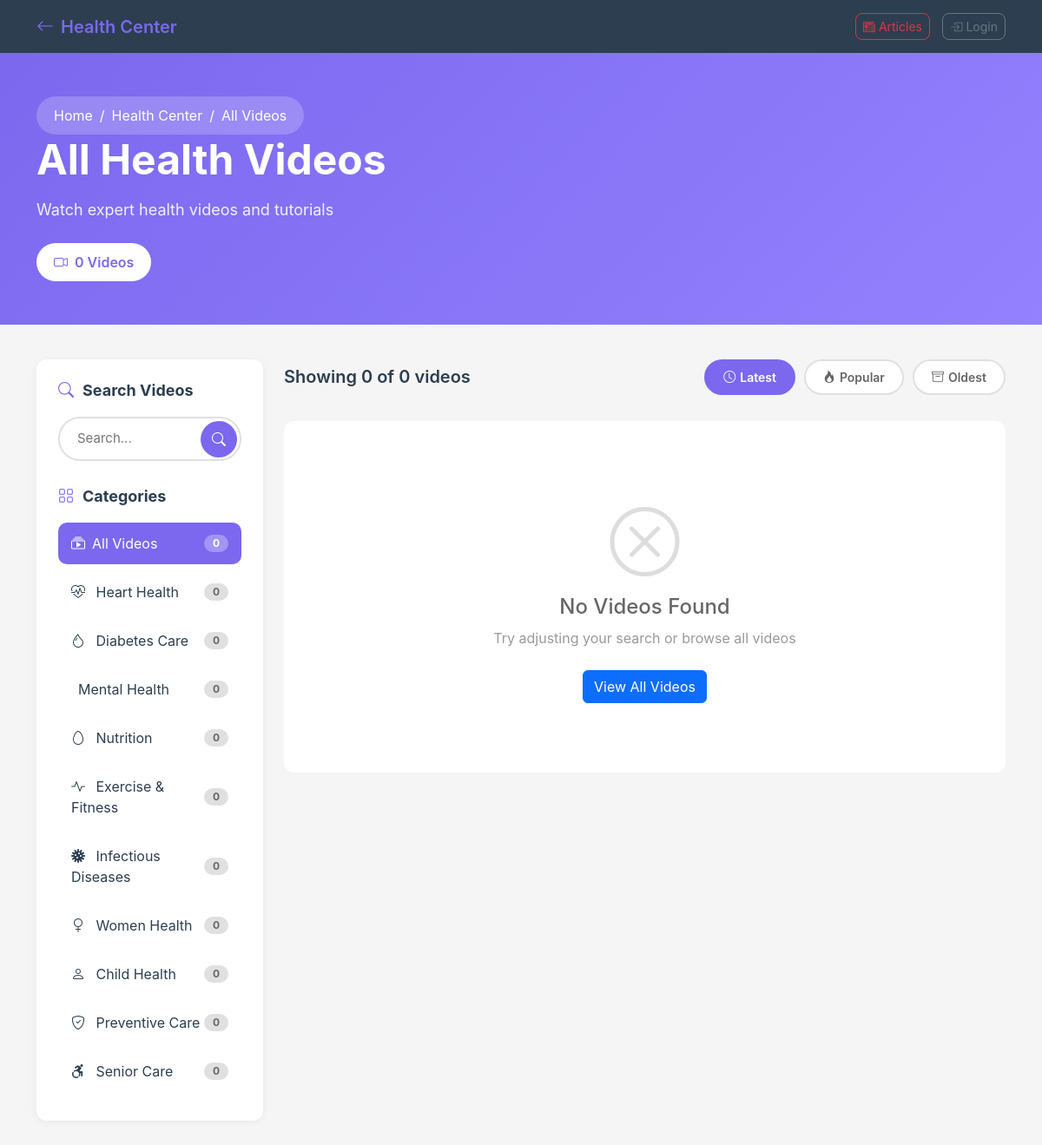
Page /education/videos.php on the committed database.
### tables this page shows
CREATE TABLE `health_categories` (
  `id` INT UNSIGNED PRIMARY KEY AUTO_INCREMENT,
  `name` VARCHAR(100) NOT NULL,
  `slug` VARCHAR(100) UNIQUE NOT NULL,
  `description` TEXT,
  `icon` VARCHAR(50),
  `parent_id` INT UNSIGNED NULL,
  `order_position` INT DEFAULT 0,
  FOREIGN KEY (`parent_id`) REFERENCES `health_categories`(`id`) ON DELETE SET NULL
);

### education/videos.php (the view, shortened to what this page needs)
<?php
require_once '../config.php';
$category_slug = $_GET['category'] ?? null;
$search_query = $_GET['search'] ?? null;
$sort = $_GET['sort'] ?? 'latest';
$page = isset($_GET['page']) ? (int)$_GET['page'] : 1;
$per_page = 12;
$offset = ($page - 1) * $per_page;
$where = ["hv.status = 'active'"];
$params = [];
$types = '';
$where_clause = implode(' AND ', $where);
$order_by = match($sort) {
    'popular' => 'hv.views DESC',
    'oldest' => 'hv.created_at ASC',
    default => 'hv.created_at DESC'
};
$count_sql = "SELECT COUNT(*) as total FROM health_videos hv JOIN health_categories hc ON hv.category_id = hc.id WHERE $where_clause";
$count_stmt = $conn->prepare($count_sql);
$count_stmt->execute();
$total_videos = $count_stmt->get_result()->fetch_assoc()['total'];
$total_pages = ceil($total_videos / $per_page);
$sql = "SELECT hv.*, hc.name as category_name, hc.slug as category_slug
        FROM health_videos hv
        JOIN health_categories hc ON hv.category_id = hc.id
        WHERE $where_clause
        ORDER BY $order_by
        LIMIT ? OFFSET ?";
$stmt = $conn->prepare($sql);
$params[] = $per_page;
$params[] = $offset;
$types .= 'ii';
$stmt->bind_param($types, ...$params);
$stmt->execute();
$videos = $stmt->get_result();
$categories = $conn->query("
    SELECT hc.*, COUNT(hv.id) as video_count
    FROM health_categories hc
    LEFT JOIN health_videos hv ON hc.id = hv.category_id AND hv.status = 'active'
    WHERE hc.parent_id IS NULL
    GROUP BY hc.id
    ORDER BY hc.order_position
");
$current_category = null;
?>
<!DOCTYPE html>
<html lang="en">
<head>
    <link href="https://cdn.jsdelivr.net/npm/bootstrap@5.3.2/dist/css/bootstrap.min.css" rel="stylesheet">
    <link href="https://cdn.jsdelivr.net/npm/bootstrap-icons@1.11.3/font/bootstrap-icons.css" rel="stylesheet">
</head>
<body>
<nav class="top-nav">
    <div class="container">
        <a href="index.php" class="nav-brand">
            <i class="bi bi-arrow-left me-2"></i>Health Center
        </a>
        <div class="nav-buttons">
            <a href="articles.php" class="btn btn-sm btn-outline-danger">
                <i class="bi bi-newspaper me-1"></i>Articles
            </a>
            <a href="../login.php" class="btn btn-sm btn-outline-secondary">
                <i class="bi bi-box-arrow-in-right me-1"></i>Login
            </a>
        </div>
    </div>
</nav>
<div class="hero-header">
    <div class="container">
        <nav aria-label="breadcrumb">
            <ol class="breadcrumb mb-0">
                <li class="breadcrumb-item"><a href="../index.php">Home</a></li>
                <li class="breadcrumb-item"><a href="index.php">Health Center</a></li>
                <li class="breadcrumb-item active"><?= $current_category ? htmlspecialchars($current_category['name']) : 'All Videos' ?></li>
            </ol>
        </nav>
        <h1 class="hero-title">
            <?= $current_category ? htmlspecialchars($current_category['name']) : 'All Health Videos' ?>
        </h1>
        <p class="hero-subtitle">
            <?= $current_category ? htmlspecialchars($current_category['description']) : 'Watch expert health videos and tutorials' ?>
        </p>
        <span class="stat-badge">
            <i class="bi bi-camera-video me-2"></i><?= $total_videos ?> Videos
        </span>
    </div>
</div>
<div class="content-wrapper">
    <div class="container">
        <div class="row">
            <div class="col-lg-3">
                <div class="sidebar">
                    <h5><i class="bi bi-search"></i>Search Videos</h5>
                    <form action="" method="GET" class="search-box">
                        <input type="text" name="search" placeholder="Search..."
                               value="<?= htmlspecialchars($search_query ?? '') ?>">
                        <button type="submit"><i class="bi bi-search"></i></button>
                    </form>
                    <h5><i class="bi bi-grid"></i>Categories</h5>
                    <ul class="category-list">
                        <li class="category-item">
                            <a href="videos.php" class="<?= !$category_slug ? 'active' : '' ?>">
                                <span><i class="bi bi-collection-play me-2"></i>All Videos</span>
                                <span class="badge"><?= $total_videos ?></span>
                            </a>
                        </li>
                        <?php while($cat = $categories->fetch_assoc()): ?>
                        <li class="category-item">
                            <a href="videos.php?category=<?= $cat['slug'] ?>"
                               class="<?= $category_slug === $cat['slug'] ? 'active' : '' ?>">
                                <span>
                                    <i class="bi bi-<?= $cat['icon'] ?: 'play-circle' ?> me-2"></i>
                                    <?= htmlspecialchars($cat['name']) ?>
                                </span>
                                <span class="badge"><?= $cat['video_count'] ?></span>
                            </a>
                        </li>
                        <?php endwhile; ?>
                    </ul>
                </div>
            </div>
            <div class="col-lg-9">
                <div class="content-header">
                    <h5>Showing <?= $total_videos ?> of <?= $total_videos ?> videos</h5>
                    <div class="sort-buttons">
                        <a href="?<?= http_build_query(array_merge($_GET, ['sort' => 'latest'])) ?>"
                           class="sort-btn <?= $sort === 'latest' ? 'active' : '' ?>">
                            <i class="bi bi-clock"></i>Latest
                        </a>
                        <a href="?<?= http_build_query(array_merge($_GET, ['sort' => 'popular'])) ?>"
                           class="sort-btn <?= $sort === 'popular' ? 'active' : '' ?>">
                            <i class="bi bi-fire"></i>Popular
                        </a>
                        <a href="?<?= http_build_query(array_merge($_GET, ['sort' => 'oldest'])) ?>"
                           class="sort-btn <?= $sort === 'oldest' ? 'active' : '' ?>">
                            <i class="bi bi-archive"></i>Oldest
                        </a>
                    </div>
                </div>
                <?php if($videos->num_rows > 0): ?>
                <div class="row">
                    <?php while($video = $videos->fetch_assoc()):
                        $thumbnail = $video['thumbnail_url'] ?: "https://img.youtube.com/vi/{$video['youtube_id']}/maxresdefault.jpg";
                    ?>
                    <div class="col-md-6 col-xl-4">
                        <div class="video-card" data-bs-toggle="modal" data-bs-target="#videoModal<?= $video['id'] ?>">
                            <div class="video-thumbnail">
                                <img src="<?= $thumbnail ?>" alt="<?= htmlspecialchars($video['title']) ?>">
                                <div class="video-play-overlay">
                                    <div class="play-btn-icon">
                                        <i class="bi bi-play-fill"></i>
                                    </div>
                                </div>
                                <?php if($video['duration']): ?>
                                <div class="video-duration"><?= $video['duration'] ?></div>
                                <?php endif; ?>
                            </div>
                            <div class="video-info">
                                <span class="video-category-badge"><?= htmlspecialchars($video['category_name']) ?></span>
                                <h6 class="video-title"><?= htmlspecialchars($video['title']) ?></h6>
                                <div class="video-stats">
                                    <span><i class="bi bi-eye me-1"></i><?= number_format($video['views']) ?></span>
                                    <span><i class="bi bi-youtube me-1"></i>YouTube</span>
                                </div>
                            </div>
                        </div>
                    </div>
                    <div class="modal fade" id="videoModal<?= $video['id'] ?>" tabindex="-1">
                        <div class="modal-dialog modal-xl modal-dialog-centered">
                            <div class="modal-content">
                                <div class="modal-header">
                                    <h5 class="modal-title"><?= htmlspecialchars($video['title']) ?></h5>
                                    <button type="button" class="btn-close" data-bs-dismiss="modal"></button>
                                </div>
                                <div class="modal-body p-0">
                                    <div class="ratio ratio-16x9">
                                        <iframe src="https://www.youtube.com/embed/<?= $video['youtube_id'] ?>?autoplay=1"
                                                allowfullscreen allow="autoplay"></iframe>
                                    </div>
                                </div>
                            </div>
                        </div>
                    </div>
                    <?php endwhile; ?>
                </div>
                <?php if($total_pages > 1): ?>
                <nav>
                    <ul class="pagination">
                        <?php if($page > 1): ?>
                        <li class="page-item">
                            <a class="page-link" href="?<?= http_build_query(array_merge($_GET, ['page' => $page - 1])) ?>">
                                <i class="bi bi-chevron-left"></i>
                            </a>
                        </li>
                        <?php endif; ?>
                        <?php for($i = 1; $i <= $total_pages; $i++): ?>
                        <li class="page-item <?= $i === $page ? 'active' : '' ?>">
                            <a class="page-link" href="?<?= http_build_query(array_merge($_GET, ['page' => $i])) ?>">
                                <?= $i ?>
                            </a>
                        </li>
                        <?php endfor; ?>
                        <?php if($page < $total_pages): ?>
                        <li class="page-item">
                            <a class="page-link" href="?<?= http_build_query(array_merge($_GET, ['page' => $page + 1])) ?>">
                                <i class="bi bi-chevron-right"></i>
                            </a>
                        </li>
                        <?php endif; ?>
                    </ul>
                </nav>
                <?php endif; ?>
                <?php else: ?>
                <div class="empty-state">
                    <i class="bi bi-x-circle"></i>
                    <h4>No Videos Found</h4>
                    <p>Try adjusting your search or browse all videos</p>
                    <a href="videos.php" class="btn btn-primary">View All Videos</a>
                </div>
                <?php endif; ?>
            </div>
        </div>
    </div>
</div>
</body>
</html>

### education/videos.php (style rules this page uses)
* { margin: 0; padding: 0; box-sizing: border-box; }
body { background: #f5f5f5; font-family: -apple-system, BlinkMacSystemFont, 'Segoe UI', Roboto, sans-serif; }
.top-nav { background: #2c3e50; padding: 15px 0; box-shadow: 0 2px 5px rgba(0,0,0,0.1); }
.top-nav .container { display: flex; justify-content: space-between; align-items: center; }
.nav-brand { color: #7b68ee; font-size: 20px; font-weight: 600; text-decoration: none; }
.nav-buttons .btn { margin-left: 10px; border-radius: 8px; }
.btn-outline-danger { border-color: #dc3545; color: #dc3545; }
.btn-outline-secondary { border-color: #6c757d; color: #6c757d; }
.hero-header { background: linear-gradient(135deg, #7b68ee, #9381ff); color: white; padding: 50px 0; }
.breadcrumb { background: rgba(255,255,255,0.2); border-radius: 25px; padding: 10px 20px; display: inline-flex; margin-bottom: 20px; }
.breadcrumb-item a { color: white; text-decoration: none; }
.breadcrumb-item.active { color: white; }
.breadcrumb-item + .breadcrumb-item::before { color: white; content: "/"; }
.hero-title { font-size: 48px; font-weight: 700; margin-bottom: 15px; }
.hero-subtitle { font-size: 18px; opacity: 0.9; margin-bottom: 25px; }
.stat-badge { display: inline-block; background: white; color: #7b68ee; padding: 10px 20px; border-radius: 25px; font-weight: 600; }
.content-wrapper { padding: 40px 0; }
.sidebar { background: white; border-radius: 12px; padding: 25px; box-shadow: 0 2px 10px rgba(0,0,0,0.05); position: sticky; top: 20px; }
.sidebar h5 { font-size: 18px; font-weight: 700; margin-bottom: 20px; display: flex; align-items: center; color: #2c3e50; }
.sidebar h5 i { margin-right: 10px; color: #7b68ee; }
.search-box { position: relative; margin-bottom: 30px; }
.search-box input { width: 100%; padding: 12px 50px 12px 20px; border: 2px solid #e0e0e0; border-radius: 25px; font-size: 15px; transition: all 0.3s; }
.search-box button { position: absolute; right: 5px; top: 5px; width: 42px; height: 42px; border: none; background: #7b68ee; color: white; border-radius: 50%; cursor: pointer; transition: all 0.3s; }
.category-list { list-style: none; padding: 0; margin: 0; }
.category-item { margin-bottom: 8px; }
.category-item a { display: flex; justify-content: space-between; align-items: center; padding: 12px 15px; border-radius: 10px; color: #2c3e50; text-decoration: none; transition: all 0.3s; }
.category-item a.active { background: #7b68ee; color: white; }
.category-item a.active .badge { background: rgba(255,255,255,0.3); color: white; }
.category-item .badge { background: #e0e0e0; color: #666; padding: 4px 10px; border-radius: 12px; font-size: 12px; }
.content-header { display: flex; justify-content: space-between; align-items: center; margin-bottom: 30px; }
.content-header h5 { color: #2c3e50; font-weight: 600; margin: 0; }
.sort-buttons { display: flex; gap: 10px; }
.sort-btn { padding: 8px 20px; border-radius: 25px; border: 2px solid #e0e0e0; background: white; color: #666; text-decoration: none; font-size: 14px; font-weight: 600; transition: all 0.3s; display: inline-flex; align-items: center; gap: 5px; }
.sort-btn.active { background: #7b68ee; border-color: #7b68ee; color: white; }
.empty-state { text-align: center; padding: 80px 20px; background: white; border-radius: 12px; }
.empty-state i { font-size: 80px; color: #ddd; margin-bottom: 20px; }
.empty-state h4 { color: #666; margin-bottom: 10px; }
.empty-state p { color: #999; margin-bottom: 25px; }

### rows in the picture
health_categories: name "Heart Health", video_count "0"
health_categories: name "Diabetes Care", video_count "0"
health_categories: name "Mental Health", video_count "0"
health_categories: name "Nutrition", video_count "0"
health_categories: name "Exercise & Fitness", video_count "0"
health_categories: name "Infectious Diseases", video_count "0"
health_categories: name "Women Health", video_count "0"
health_categories: name "Child Health", video_count "0"
health_categories: name "Preventive Care", video_count "0"
health_categories: name "Senior Care", video_count "0"

### other values in the picture
$total_videos "0"
